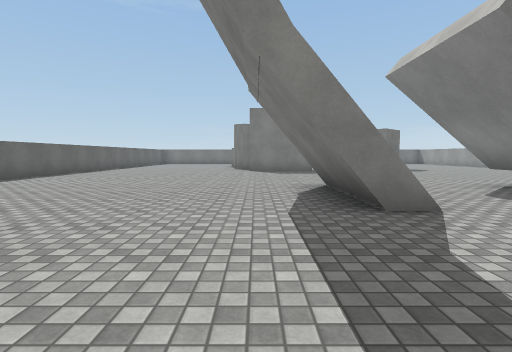
View 1 (above)

18 first-person views from a walk through a 3-D level made in the Unity game engine. The camera is 1.3 m above the floor, tilts 4° down and sees 80° across. The floor is counted in squares, 2 m on a side. Each view is taken from the middle of a square. On the plan, view 1 faces up. The plan holds only what a view shows up to about 10 squares ahead; the rest is blank. The player character is not drawn. Surface patterns are stand-ins for the level's own textures.

View 2
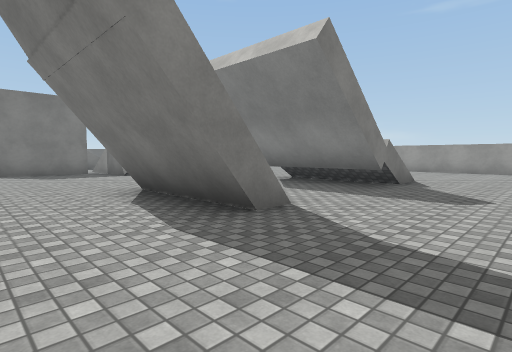

View 3
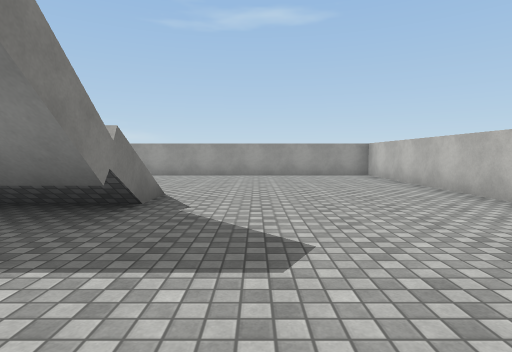

View 4
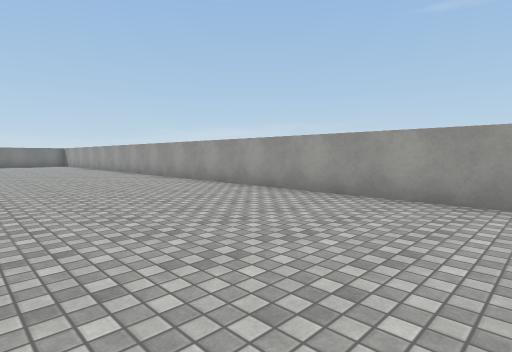

View 5
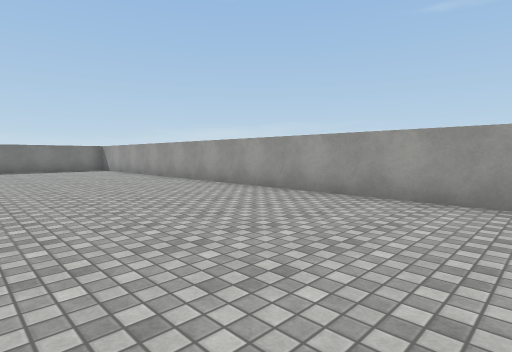

View 6
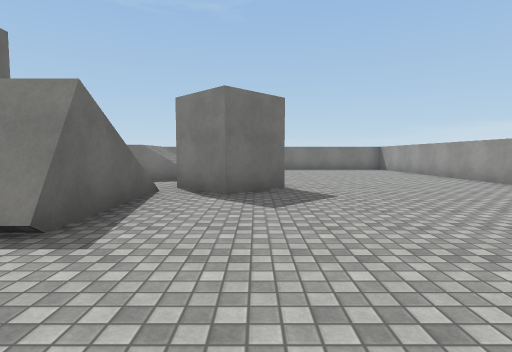

View 7
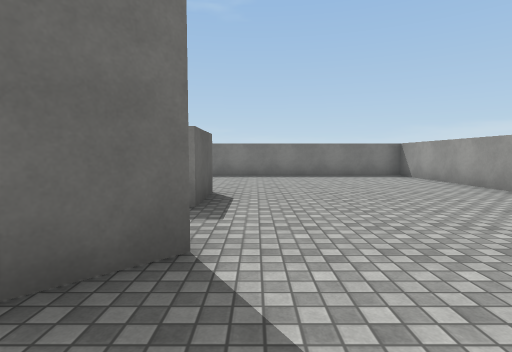

View 8
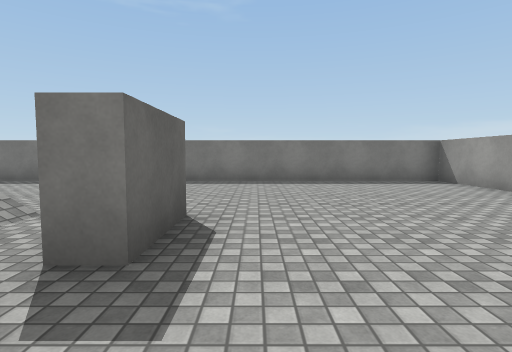

View 9
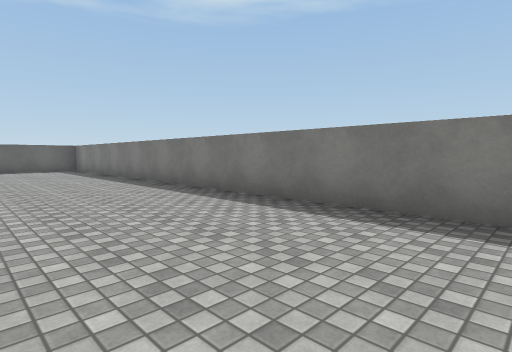

View 10
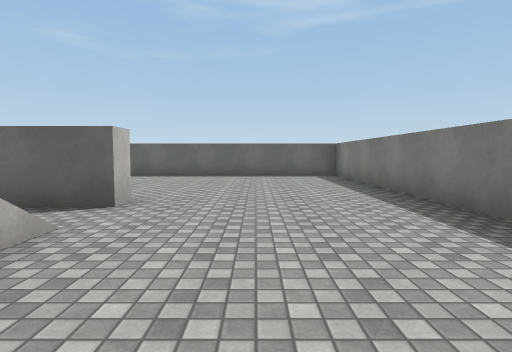

View 11
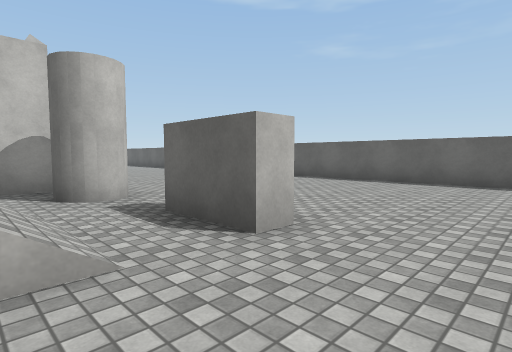

View 12
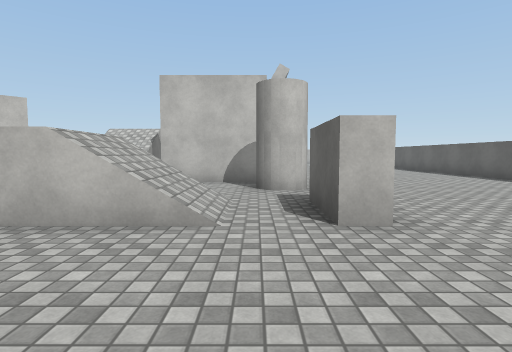

View 13
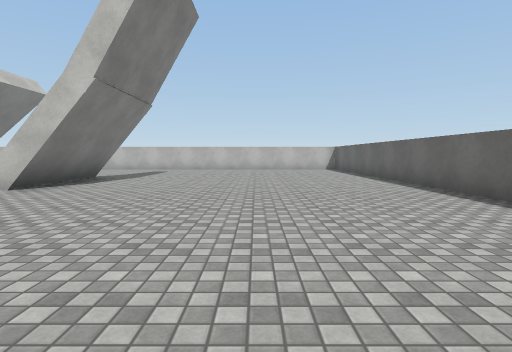

View 14
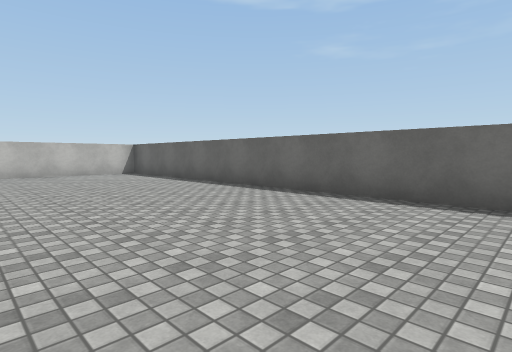

View 15
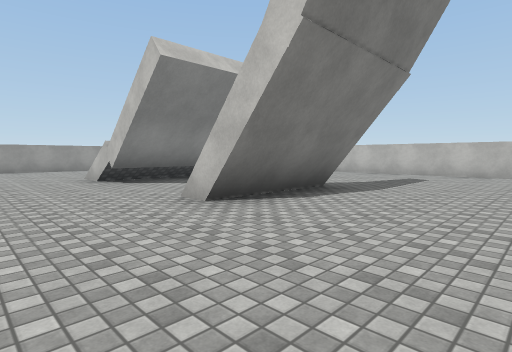

View 16
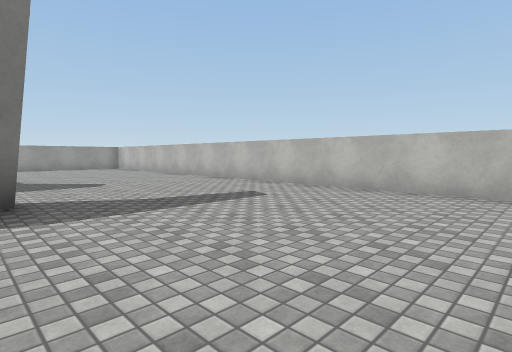

View 17
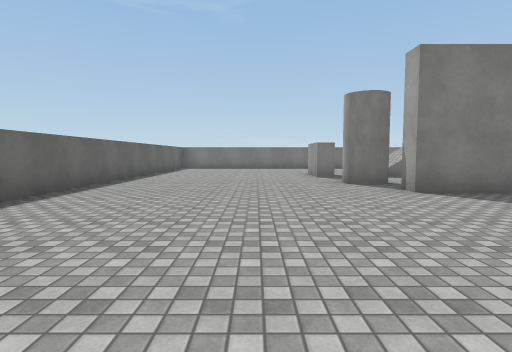

View 18
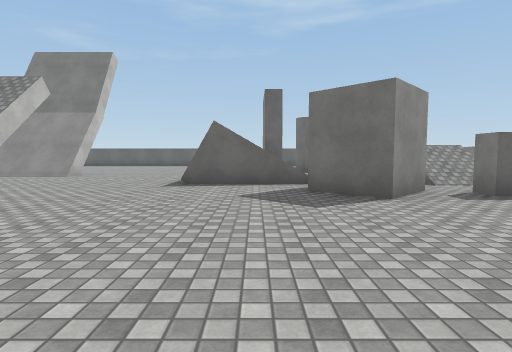

### Floor plan
Key: @ floor where view 1 was taken; # wall or solid block; . floor; / step, stairs or slope; = window, fence, low wall or low ledge.
Columns run from 7 left of view 1 to 12 right of it. Each row starts with its distance up from view 1.
 22 ####################
 21 #..................#
 20 #..................#
 19 #..................#
 18 #..................#
 17 #.....#.////.#.....#
 16 #.....#.////.#.....#
 15 #........  ..#.....#
 14 #........  .##.....#
 13 #........  /.#.....#
 12 #......####/.......#
 11 #.........#=.......#
 10 #..................#
  9 #..................#
  8 #..................#
  7 #..................#
  6 #.......##..#//....#
  5 #.......##..# /....#
  4 #.......##..# /....#
  3 #..................#
  2 #..................#
  1 #..................#
  0 #......@...........#
 -1 #..................#
 -2 ####################

Where each view was taken, in squares from view 1:
view 1: 0 up, 0 right, facing up
view 2: 1 up, 1 left, facing up-right
view 3: 2 up, 2 right, facing right
view 4: 2 up, 7 right, facing up-right
view 5: 8 up, 7 right, facing up-right
view 6: 8 up, 6 right, facing up
view 7: 12 up, 7 right, facing up
view 8: 14 up, 7 right, facing up
view 9: 18 up, 7 right, facing up-left
view 10: 19 up, 3 right, facing left
view 11: 19 up, 1 right, facing down-left
view 12: 20 up, 0 right, facing down
view 13: 12 up, 3 left, facing down
view 14: 9 up, 2 left, facing down-left
view 15: 9 up, 2 left, facing down-right
view 16: 4 up, 3 left, facing down-right
view 17: 7 up, 3 left, facing up
view 18: 12 up, 11 right, facing left
